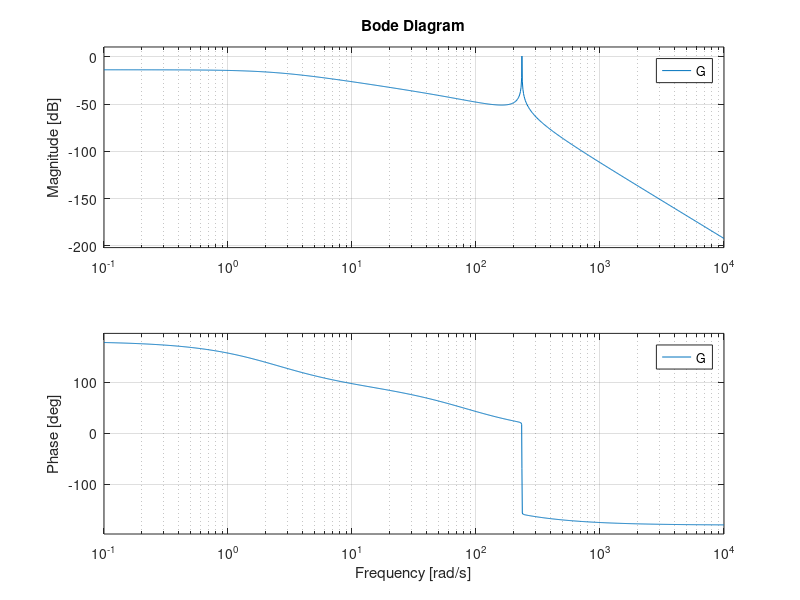

Here is the MATLAB script that generated this plot:
% DATI

% SISTEMA MECCANICO

r1 = 0.45 * 10^-2;          % raggio interno puleggia (metri)
r2 = 4.5 * 10^-2;           % raggio esterno puleggia (metri)
J = 2 * 10^-4;              % inerzia (kg*m^2)
m = 10;                     % massa (grammi)
beta = 1.6;                 % coefficiente smorzatore (N * s / m)
g = 9.81;                   % accelerazione di gravità (m / s^2)

% SISTEMA DI RISCALDAMENTO

l = 15 * 10^-2;             % lunghezza filo (metri)
d = 0.2 * 10^-3;            % diametro filo (metri)
Cth = 25.1 * 10^-3;         % capacità termica (J/K)
Re = 4.8;                   % resistenza elettrica (ohm)
Le = 55 * 10^-3;            % induttanza (H)
    
    % Cella di Peltier
    Rth = 16.7;             % resistenza termica (ohm)
    Tp = 15;                % temperatura cella (gradi)

    % Convezione con l'ambiente
    h = 6.55;               % coefficiente di convezione (W / (m^2 * K))
    S = pi * d * l;         % superficie cilindrica (m^2)
    Tamb = 24;              % temperatura ambiente (gradi)

% ATTUATORE SMA

K_max = 3.92 * 10^3;        % (N/m)
Tavg = 70;                  % (gradi)
Tdiff = 20;                 % (gradi)
dl_max = 0.6 * 10^-2;       % deformazione filo, 96% di l (metri)
c = 6.2;                    % costante

z_star = 4.2 * 10^-2;       % quota desiderata (metri)


% STATI DI EQUILIBRIO

K_star = (m * g * r2) / (r1 * (dl_max - (r1/r2) * z_star));

x2_e = Tavg + (Tdiff/c) * log(K_star / (K_max - K_star));
x1_e = sqrt((1 / Re) * (h * S * (x2_e - Tamb) + (1 / Rth) * (x2_e - Tp)));

% K linearizzato in x2_e

K_x2_e = K_max * (1 - 1 / (1 + exp(c * (x2_e - Tavg) / Tdiff)));

% derivata parziale di K

derivata_parziale_K = ((c * K_max) / Tdiff) * ((exp(c * ((x2_e - Tavg) / Tdiff))) / (1 + exp(c * ((x2_e - Tavg) / Tdiff)))^2);

% MATRICI

A_1_1 = -Re / Le;

A_2_1 = ((2 * Re) / Cth) * x1_e;

A_2_2 = (-1 / Cth) * (h * S + 1 / Rth);

A_4_2 = ((r1 * (dl_max - (r1/r2) * z_star)) / (r2 * (m + J / r2^2))) * derivata_parziale_K;

A_4_3 = (-r1^2 / r2^2 * (m + J / r2^2)) * K_x2_e;

A_4_4 = -beta / (m + J / r2^2);

A = [A_1_1     0       0      0;
     A_2_1   A_2_2     0      0;
       0       0       0      1;
       0     A_4_2   A_4_3  A_4_4];


B = [1/Le;
     0;
     0;
     0];


C = [0 0 1 0];


D = 0;

pippo = ss(A,B,C,D);

G = tf(pippo);

figure;
bode(G);
